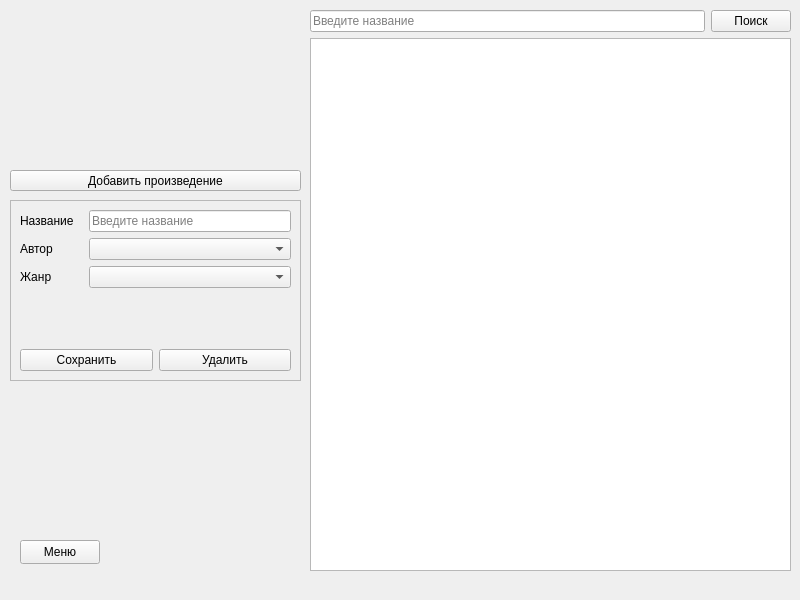
<?xml version="1.0" encoding="UTF-8"?>
<ui version="4.0">
 <class>AdminLiterature</class>
 <widget class="QMainWindow" name="AdminLiterature">
  <property name="geometry">
   <rect>
    <x>0</x>
    <y>0</y>
    <width>800</width>
    <height>600</height>
   </rect>
  </property>
  <property name="sizePolicy">
   <sizepolicy hsizetype="Minimum" vsizetype="Preferred">
    <horstretch>0</horstretch>
    <verstretch>0</verstretch>
   </sizepolicy>
  </property>
  <property name="windowTitle">
   <string>Литература</string>
  </property>
  <widget class="QWidget" name="centralwidget">
   <widget class="QFrame" name="frame">
    <property name="geometry">
     <rect>
      <x>10</x>
      <y>200</y>
      <width>291</width>
      <height>181</height>
     </rect>
    </property>
    <property name="sizePolicy">
     <sizepolicy hsizetype="Fixed" vsizetype="Fixed">
      <horstretch>0</horstretch>
      <verstretch>0</verstretch>
     </sizepolicy>
    </property>
    <property name="frameShape">
     <enum>QFrame::Shape::StyledPanel</enum>
    </property>
    <property name="frameShadow">
     <enum>QFrame::Shadow::Plain</enum>
    </property>
    <layout class="QGridLayout" name="gridLayout">
     <item row="5" column="2">
      <spacer name="verticalSpacer_2">
       <property name="orientation">
        <enum>Qt::Orientation::Vertical</enum>
       </property>
       <property name="sizeHint" stdset="0">
        <size>
         <width>20</width>
         <height>30</height>
        </size>
       </property>
      </spacer>
     </item>
     <item row="6" column="2" colspan="2">
      <widget class="QPushButton" name="btnDel">
       <property name="sizePolicy">
        <sizepolicy hsizetype="Preferred" vsizetype="Fixed">
         <horstretch>0</horstretch>
         <verstretch>0</verstretch>
        </sizepolicy>
       </property>
       <property name="text">
        <string>Удалить</string>
       </property>
      </widget>
     </item>
     <item row="3" column="0">
      <widget class="QLabel" name="lbGenre">
       <property name="text">
        <string>Жанр</string>
       </property>
      </widget>
     </item>
     <item row="6" column="0" colspan="2">
      <widget class="QPushButton" name="btnSave">
       <property name="sizePolicy">
        <sizepolicy hsizetype="Preferred" vsizetype="Fixed">
         <horstretch>0</horstretch>
         <verstretch>0</verstretch>
        </sizepolicy>
       </property>
       <property name="text">
        <string>Сохранить</string>
       </property>
      </widget>
     </item>
     <item row="3" column="1" colspan="3">
      <widget class="QComboBox" name="cbGenre">
       <property name="placeholderText">
        <string>Жанр</string>
       </property>
      </widget>
     </item>
     <item row="2" column="0">
      <widget class="QLabel" name="lbAuthor">
       <property name="text">
        <string>Автор</string>
       </property>
      </widget>
     </item>
     <item row="2" column="1" colspan="3">
      <widget class="QComboBox" name="cbAuthor">
       <property name="placeholderText">
        <string>Автор</string>
       </property>
      </widget>
     </item>
     <item row="0" column="0">
      <widget class="QLabel" name="lbName">
       <property name="text">
        <string>Название</string>
       </property>
      </widget>
     </item>
     <item row="0" column="1" colspan="3">
      <widget class="QLineEdit" name="leName">
       <property name="placeholderText">
        <string>Введите название</string>
       </property>
      </widget>
     </item>
    </layout>
   </widget>
   <widget class="QPushButton" name="btnMenu">
    <property name="geometry">
     <rect>
      <x>20</x>
      <y>540</y>
      <width>80</width>
      <height>24</height>
     </rect>
    </property>
    <property name="text">
     <string>Меню</string>
    </property>
   </widget>
   <widget class="QWidget" name="verticalLayoutWidget">
    <property name="geometry">
     <rect>
      <x>310</x>
      <y>10</y>
      <width>481</width>
      <height>561</height>
     </rect>
    </property>
    <layout class="QVBoxLayout" name="vlTable">
     <item>
      <layout class="QHBoxLayout" name="hlSearch">
       <item>
        <widget class="QLineEdit" name="leSearch">
         <property name="placeholderText">
          <string>Введите название</string>
         </property>
        </widget>
       </item>
       <item>
        <widget class="QPushButton" name="btnSearch">
         <property name="text">
          <string>Поиск</string>
         </property>
        </widget>
       </item>
      </layout>
     </item>
     <item>
      <widget class="QTableWidget" name="twData">
       <property name="sizePolicy">
        <sizepolicy hsizetype="Expanding" vsizetype="Expanding">
         <horstretch>0</horstretch>
         <verstretch>0</verstretch>
        </sizepolicy>
       </property>
      </widget>
     </item>
    </layout>
   </widget>
   <widget class="QPushButton" name="btnAddMode">
    <property name="geometry">
     <rect>
      <x>10</x>
      <y>170</y>
      <width>291</width>
      <height>21</height>
     </rect>
    </property>
    <property name="text">
     <string>Добавить произведение</string>
    </property>
   </widget>
  </widget>
  <widget class="QMenuBar" name="menubar">
   <property name="geometry">
    <rect>
     <x>0</x>
     <y>0</y>
     <width>800</width>
     <height>25</height>
    </rect>
   </property>
  </widget>
 </widget>
 <resources/>
 <connections/>
</ui>
